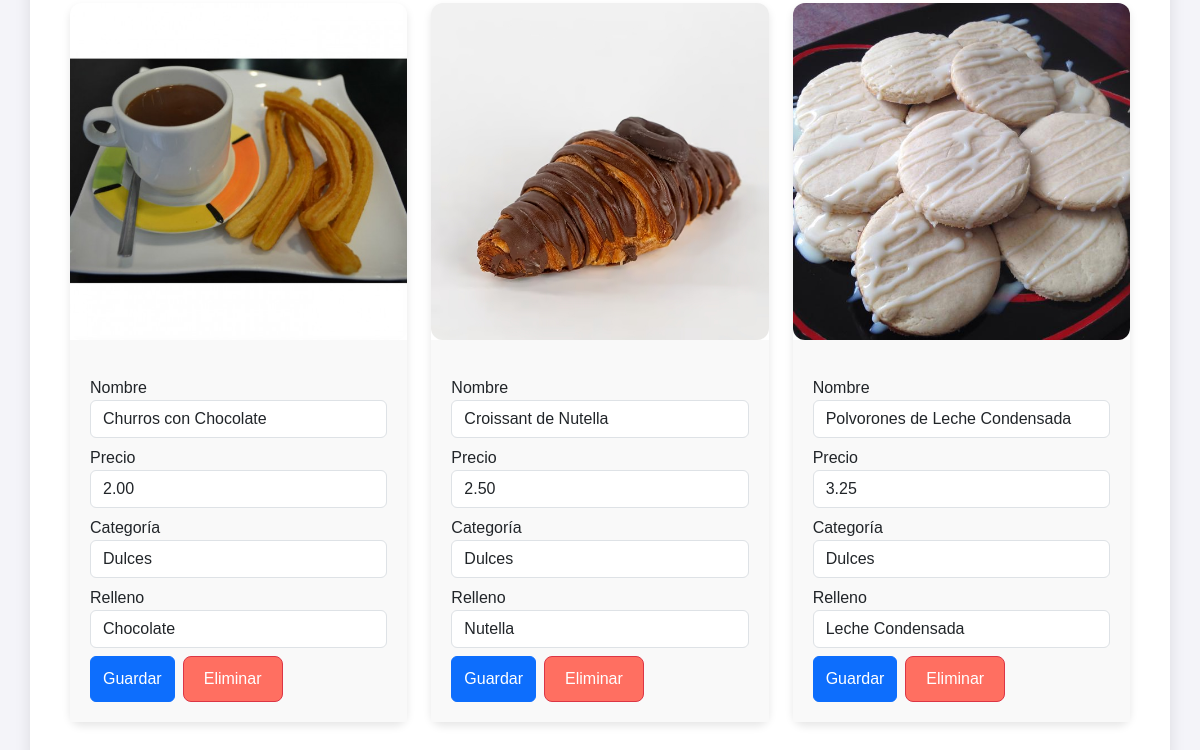
The page /mainAdmin.php (signed in, lower part) on the database as committed earlier.
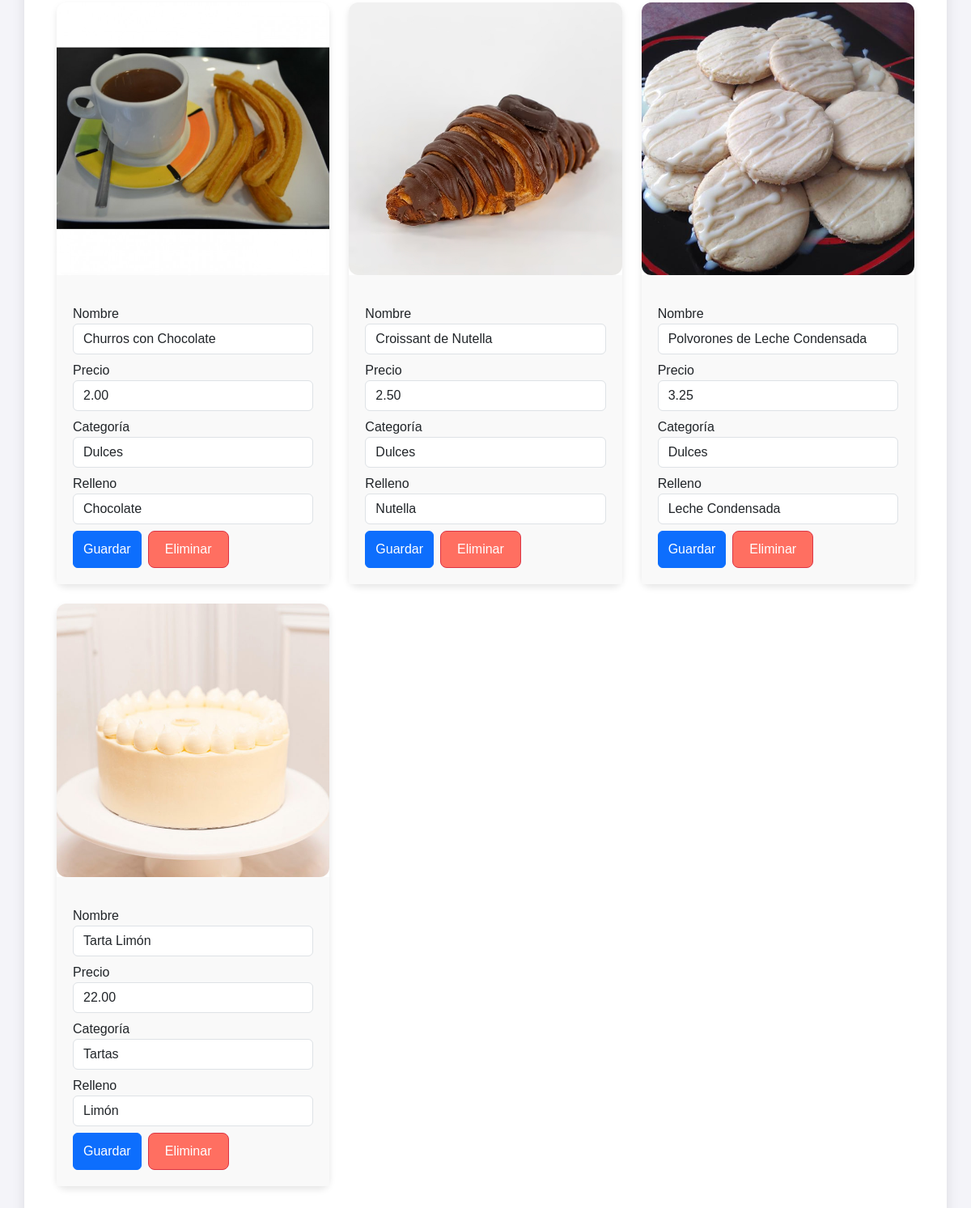
The same page on the database as committed later.
### tables this page shows
CREATE TABLE IF NOT EXISTS productos (
    id INT AUTO_INCREMENT PRIMARY KEY,
    nombre VARCHAR(50) NOT NULL,
    precio DECIMAL(10, 2) NOT NULL,
    categoria VARCHAR(255),
    tipo VARCHAR(50),
    relleno VARCHAR(255),
    imagen VARCHAR(255)  
);

### public/mainAdmin.php (the view, shortened to what this page needs)
<?php
$conexion = Conexion::obtenerInstancia()->obtenerConexion();
try {
    $sqlProductos = "SELECT id, nombre, precio, categoria, tipo, relleno, imagen FROM productos";
    $stmtProductos = $conexion->prepare($sqlProductos);
    $stmtProductos->execute();
    $productos = $stmtProductos->fetchAll(PDO::FETCH_ASSOC);
} catch (PDOException $e) {
    die("Error al obtener datos: " . $e->getMessage());
}
?>
<!DOCTYPE html>
<html lang="es">
<head>
    <link href="https://cdn.jsdelivr.net/npm/bootstrap@5.3.0-alpha1/dist/css/bootstrap.min.css" rel="stylesheet">
    <link href="css/style6.css" rel="stylesheet">
</head>
<body>
    <div class="container mt-5">
        <?php if (!empty($productos)) : ?>
            <div class="row row-cols-1 row-cols-md-3 g-4 mt-3">
                <?php foreach ($productos as $producto) : ?>
                    <div class="col">
                        <div class="card h-100">
                            <img src="<?php echo htmlspecialchars($producto['imagen']); ?>"
                                 class="card-img-top"
                                 alt="Imagen de <?php echo htmlspecialchars($producto['nombre']); ?>">
                            <div class="card-body">
                                <form method="POST" class="mt-3">
                                    <div class="mb-2">
                                        <label for="nombre_<?php echo $producto['id']; ?>">Nombre</label>
                                        <input type="text" id="nombre_<?php echo $producto['id']; ?>" name="nombre" class="form-control" value="<?php echo htmlspecialchars($producto['nombre']); ?>">
                                    </div>
                                    <div class="mb-2">
                                        <label for="precio_<?php echo $producto['id']; ?>">Precio</label>
                                        <input type="number" id="precio_<?php echo $producto['id']; ?>" name="precio" class="form-control" step="0.01" value="<?php echo htmlspecialchars($producto['precio']); ?>">
                                    </div>
                                    <div class="mb-2">
                                        <label for="categoria_<?php echo $producto['id']; ?>">Categoría</label>
                                        <input type="text" id="categoria_<?php echo $producto['id']; ?>" name="categoria" class="form-control" value="<?php echo htmlspecialchars($producto['categoria']); ?>">
                                    </div>
                                    <div class="mb-2">
                                        <label for="relleno_<?php echo $producto['id']; ?>">Relleno</label>
                                        <input type="text" id="relleno_<?php echo $producto['id']; ?>" name="relleno" class="form-control" value="<?php echo htmlspecialchars($producto['relleno']); ?>">
                                    </div>
                                    <div class="d-flex">
                                        <button type="submit" name="editar_producto" class="btn btn-primary me-2 confirmar-guardar">Guardar</button>
                                        <button type="submit" name="eliminar_producto" class="btn btn-danger confirmar-eliminar">Eliminar</button>
                                    </div>
                                </form>
                            </div>
                        </div>
                    </div>
                <?php endforeach; ?>
            </div>
        <?php else : ?>
            <p>No hay productos disponibles.</p>
        <?php endif; ?>
    </div>
</body>
</html>

Rows that differ between the two databases and show on the page:
added productos: imagen (picture), nombre "Tarta Limón", precio "22.00", categoria "Tartas", relleno "Limón"
